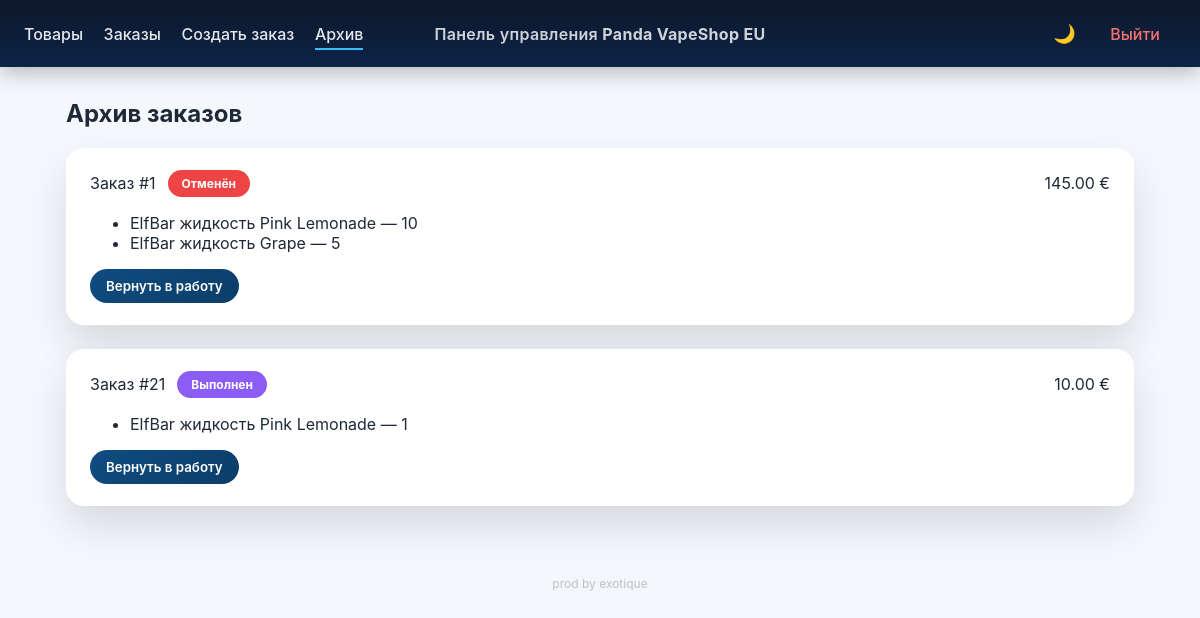
The app's page /admin/orders/archive (signed in) with its own data.
### app/models.py (models this page shows)
class Order(Base):
    __tablename__ = "orders"
    id = Column(Integer, primary_key=True)
    status = Column(String, default="new")
    archived = Column(Boolean, default=False)
    stock_returned = Column(Boolean, default=False)
    total_price = Column(Float, default=0)
    customer_name = Column(String)
    customer_username = Column(String)
    customer_telegram_id = Column(String)
    customer_address = Column(String)
    items = relationship(
        "OrderItem",
        back_populates="order",
        cascade="all, delete-orphan",
    )

class OrderItem(Base):
    __tablename__ = "order_items"
    id = Column(Integer, primary_key=True)
    order_id = Column(Integer, ForeignKey("orders.id"))
    product_name = Column(String)
    quantity = Column(Integer)
    price = Column(Float)
    order = relationship("Order", back_populates="items")

### app/admin/routes.py (the view)
@router.get("/orders/archive")
def archive(request: Request, db: Session = Depends(get_db)):
    if require_login(request):
        return require_login(request)
    orders = db.query(Order).filter(Order.archived == True).all()
    return templates.TemplateResponse(
        "orders_archive.html",
        {
            "request": request,
            "orders": orders,
            "statuses": STATUS_MAP,
            "colors": STATUS_COLORS,
        },
    )

### app/admin/templates/orders_archive.html (shortened to what this page needs)
{% extends "base.html" %}
{% set page='archive' %}
{% block content %}
<h2>Архив заказов</h2>
<div class="orders-list">
{% for o in orders %}
<div class="order-card">
    <div class="order-header">
        <div class="order-left">
            <div class="order-id">Заказ #{{ o.id }}</div>
            <span class="status status-{{ o.status }}">
                {{ statuses[o.status] }}
            </span>
        </div>
        <div class="order-price">{{ "%.2f"|format(o.total_price) }} €</div>
    </div>
    <ul class="order-items">
        {% for i in o.items %}
            <li>{{ i.product_name }} — {{ i.quantity }}</li>
        {% endfor %}
    </ul>
    <form method="post" action="/admin/orders/restore">
        <button>Вернуть в работу</button>
    </form>
</div>
{% endfor %}
</div>
{% endblock %}

### app/admin/templates/base.html (shortened to what this page needs)
<!DOCTYPE html>
<html lang="ru">
<head>
    <link rel="stylesheet" href="/admin/static/style.css">
</head>
<body>
<header class="top-nav">
    <nav class="nav-left">
        <a href="/admin/products" class="{% if page=='products' %}active{% endif %}">Товары</a>
        <a href="/admin/orders" class="{% if page=='orders' %}active{% endif %}">Заказы</a>
        <a href="/admin/orders/create" class="{% if page=='create' %}active{% endif %}">Создать заказ</a>
        <a href="/admin/orders/archive" class="{% if page=='archive' %}active{% endif %}">Архив</a>
    </nav>
    <div class="nav-center">
        Панель управления <b>Panda VapeShop EU</b>
    </div>
    <nav class="nav-right">
        <button id="themeToggle" title="Тема">🌙</button>
        <a href="/admin/logout" class="logout">Выйти</a>
    </nav>
</header>
<main class="container">
    {% block content %}{% endblock %}
</main>
<footer class="footer">
    prod by exotique
</footer>
</body>
</html>

### app/admin/static/style.css (style rules this page uses)
:root { --main: #0f4c81; --main-dark: #0c3d68; --bg: #f4f7fb; --card: #ffffff; --border: #e5e7eb; --text: #1f2937; --muted: #6b7280; }
* { box-sizing: border-box; font-family: Inter, system-ui, sans-serif; }
body { margin: 0; background: var(--bg); color: var(--text); transition: background .25s, color .25s; }
.top-nav { background: linear-gradient(90deg, #0f172a, #0f4c81); color: white; padding: 14px 24px; display: grid; grid-template-columns: 1fr auto 1fr; align-items: center; box-shadow: 0 6px 20px rgba(0,0,0,.25); }
.nav-left a, .nav-right a { color: #e5e7eb; text-decoration: none; margin-right: 16px; font-weight: 500; position: relative; }
.nav-left a::after { content: ""; position: absolute; left: 0; bottom: -6px; width: 0; height: 2px; background: #38bdf8; transition: width .25s ease; }
.nav-left a:hover::after, .nav-left a.active::after { width: 100%; }
.nav-center { font-weight: 700; letter-spacing: .3px; opacity: .95; }
.nav-right { text-align: right; }
.logout { color: #f87171 !important; }
#themeToggle { background: transparent; border: none; color: #e5e7eb; font-size: 18px; cursor: pointer; margin-right: 14px; transition: transform .15s; }
.container { max-width: 1100px; margin: 32px auto; padding: 0 16px; }
.card, .order-card { background: var(--card); border-radius: 18px; padding: 22px 24px; margin-bottom: 24px; box-shadow: 0 20px 40px rgba(0,0,0,.12), inset 0 1px 0 rgba(255,255,255,.05); animation: fadeUp .3s ease; }
button { background: linear-gradient(135deg, var(--main), var(--main-dark)); border: none; color: white; padding: 9px 16px; border-radius: 999px; cursor: pointer; font-weight: 600; transition: transform .12s ease, box-shadow .12s; }
.status { padding: 6px 14px; border-radius: 999px; font-size: 12px; font-weight: 700; }
.status-completed { background: #8b5cf6; color: white; }
.status-cancelled { background: #ef4444; color: white; }
.footer { text-align: center; color: var(--muted); font-size: 12px; padding: 30px 0 20px; }
.top-nav { background: linear-gradient(180deg,#0f172a,#0b2447); color: #e5e7eb; display: grid; grid-template-columns: 1fr auto 1fr; align-items: center; padding: 14px 24px; }
.nav-left a, .nav-right a { color: #e5e7eb; margin-right: 16px; text-decoration: none; position: relative; }
.nav-left a.active::after { width: 100%; }
.nav-left a::after { content: ""; position: absolute; bottom: -6px; left: 0; height: 2px; width: 0; background: #38bdf8; transition: .25s; }
.nav-center { font-weight: 600; opacity: .9; }
.logout { color: #f87171; }
.order-header { display: flex; justify-content: space-between; align-items: center; }
.order-left { display: flex; align-items: center; gap: 12px; }
.footer { text-align: center; font-size: 12px; opacity: .4; margin: 40px 0 20px; }

### records on screen
Order: id "1", status "Отменён", total_price "145.00"
OrderItem: product_name "ElfBar жидкость Pink Lemonade", quantity "10"
OrderItem: product_name "ElfBar жидкость Grape", quantity "5"
Order: id "21", status "Выполнен", total_price "10.00"
OrderItem: product_name "ElfBar жидкость Pink Lemonade", quantity "1"
